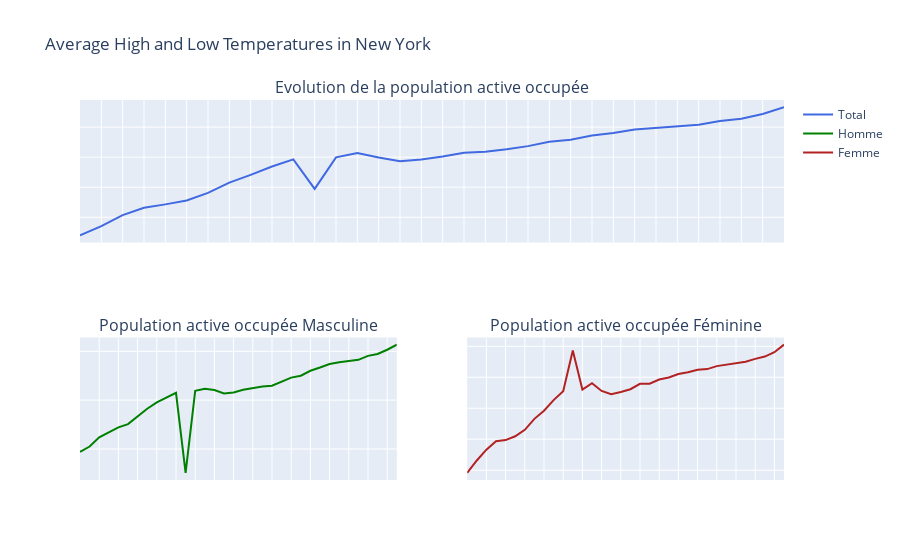

Notebook code cell kept with this figure:
### Code cell
# Initialize figure with subplots
fig = make_subplots(
    rows=2, cols=2,
    specs=[[{"colspan": 2}, None],
        [{}, {}]
           ],
    subplot_titles=("Evolution de la population active occupée","Population active occupée Masculine", "Population active occupée Féminine"))

# fig = go.Figure()
fig.add_trace(go.Scatter(x=df_Population_A_1[' '], y=df_Population_A_1['Evolution de la population active occupée'], name='Total',
                          line = dict(color='royalblue')),row=1, col=1)
fig.add_trace(go.Scatter(x=df_Population_A_1[' '], y=df_Population_A_1['Population active occupée Masculine'], name='Homme',
                         line = dict(color='green')),row=2, col=1)
fig.add_trace(go.Scatter(x=df_Population_A_1[' '], y=df_Population_A_1['Population active occupée Féminine'], name='Femme',
                         line = dict(color='firebrick')),row=2, col=2)
# Edit the layout
fig.update_layout(title='Average High and Low Temperatures in New York')
fig.update_xaxes(showticklabels=False)
fig.update_yaxes(showticklabels=False)
fig.show()

### Figure 1 — Plotly figure (JSON) as saved in the notebook; plotly's stock layout.template omitted (floating-point values rounded to 4 significant figures)
{"data": [{"line": {"color": "royalblue"}, "name": "Total", "type": "scatter", "x": ["II trimestre 2011", "IV trimestre 2011", "I trimestre 2012", "II trimestre 2012", "III trimestre 2012", "IV trimestre 2012", "I trimestre 2013", "II trimestre 2013", "III trimestre 2013", "IV trimestre 2013", "I trimestre 2014", "II trimestre 2014", "III trimestre 2014", "IV trimestre 2014", "I trimestre 2015", "II trimestre 2015", "III trimestre 2015", "IV trimestre 2015", "I trimestre 2016", "II trimestre 2016", "III trimestre 2016", "IV trimestre 2016", "I trimestre 2017", "II trimestre 2017", "III trimestre 2017", "IV trimestre 2017", "I trimestre 2018", "II trimestre 2018", "III trimestre 2018", "IV trimestre 2018", "I trimestre 2019", "II trimestre 2019", "III trimestre 2019", "IV trimestre 2019"], "xaxis": "x", "y": [3140.0, 3171.0, 3207.0, 3232.0, 3243.0, 3256.0, 3281.0, 3315.0, 3341.0, 3369.0, 3392.0, 3294.0, 3399.0, 3414.0, 3399.0, 3386.0, 3392.0, 3402, 3415.0, 3418.0, 3426.0, 3437.0, 3452.0, 3458.0, 3472.0, 3480, 3492.0, 3498.0, 3503.0, 3508.0, 3520.0, 3528.0, 3544.0, 3566.0], "yaxis": "y"}, {"line": {"color": "green"}, "name": "Homme", "type": "scatter", "x": ["II trimestre 2011", "IV trimestre 2011", "I trimestre 2012", "II trimestre 2012", "III trimestre 2012", "IV trimestre 2012", "I trimestre 2013", "II trimestre 2013", "III trimestre 2013", "IV trimestre 2013", "I trimestre 2014", "II trimestre 2014", "III trimestre 2014", "IV trimestre 2014", "I trimestre 2015", "II trimestre 2015", "III trimestre 2015", "IV trimestre 2015", "I trimestre 2016", "II trimestre 2016", "III trimestre 2016", "IV trimestre 2016", "I trimestre 2017", "II trimestre 2017", "III trimestre 2017", "IV trimestre 2017", "I trimestre 2018", "II trimestre 2018", "III trimestre 2018", "IV trimestre 2018", "I trimestre 2019", "II trimestre 2019", "III trimestre 2019", "IV trimestre 2019"], "xaxis": "x2", "y": [2394.0, 2405, 2424.0, 2435.0, 2444.0, 2451, 2466, 2482.0, 2495.0, 2506.0, 2515, 2351.0, 2519, 2523.0, 2521.0, 2514.0, 2516.0, 2521.0, 2525.0, 2528.0, 2530.0, 2537.0, 2546.0, 2550.0, 2560.0, 2567.0, 2574.0, 2578.0, 2579.0, 2582.0, 2591.0, 2594.0, 2603.0, 2614.0], "yaxis": "y2"}, {"line": {"color": "firebrick"}, "name": "Femme", "type": "scatter", "x": ["II trimestre 2011", "IV trimestre 2011", "I trimestre 2012", "II trimestre 2012", "III trimestre 2012", "IV trimestre 2012", "I trimestre 2013", "II trimestre 2013", "III trimestre 2013", "IV trimestre 2013", "I trimestre 2014", "II trimestre 2014", "III trimestre 2014", "IV trimestre 2014", "I trimestre 2015", "II trimestre 2015", "III trimestre 2015", "IV trimestre 2015", "I trimestre 2016", "II trimestre 2016", "III trimestre 2016", "IV trimestre 2016", "I trimestre 2017", "II trimestre 2017", "III trimestre 2017", "IV trimestre 2017", "I trimestre 2018", "II trimestre 2018", "III trimestre 2018", "IV trimestre 2018", "I trimestre 2019", "II trimestre 2019", "III trimestre 2019", "IV trimestre 2019"], "xaxis": "x3", "y": [745.7, 765.7, 783.2, 796.7, 798.6, 804.8, 815.2, 832.9, 845.9, 863.1, 877.5, 943.3, 880.2, 890.4, 877.9, 872.5, 876.3, 880.7, 889.4, 889.7, 896.3, 899.6, 905.3, 908, 912, 913.2, 918, 920.2, 923.4, 925.1, 929.7, 933.4, 940.4, 952.7], "yaxis": "y3"}], "layout": {"annotations": [{"font": {"size": 16}, "showarrow": false, "text": "Evolution de la population active occupée", "x": 0.5, "xanchor": "center", "xref": "paper", "y": 1, "yanchor": "bottom", "yref": "paper"}, {"font": {"size": 16}, "showarrow": false, "text": "Population active occupée Masculine", "x": 0.225, "xanchor": "center", "xref": "paper", "y": 0.375, "yanchor": "bottom", "yref": "paper"}, {"font": {"size": 16}, "showarrow": false, "text": "Population active occupée Féminine", "x": 0.775, "xanchor": "center", "xref": "paper", "y": 0.375, "yanchor": "bottom", "yref": "paper"}], "title": {"text": "Average High and Low Temperatures in New York"}, "xaxis": {"anchor": "y", "domain": [0, 1], "showticklabels": false}, "xaxis2": {"anchor": "y2", "domain": [0, 0.45], "showticklabels": false}, "xaxis3": {"anchor": "y3", "domain": [0.55, 1], "showticklabels": false}, "yaxis": {"anchor": "x", "domain": [0.625, 1], "showticklabels": false}, "yaxis2": {"anchor": "x2", "domain": [0, 0.375], "showticklabels": false}, "yaxis3": {"anchor": "x3", "domain": [0, 0.375], "showticklabels": false}}}
